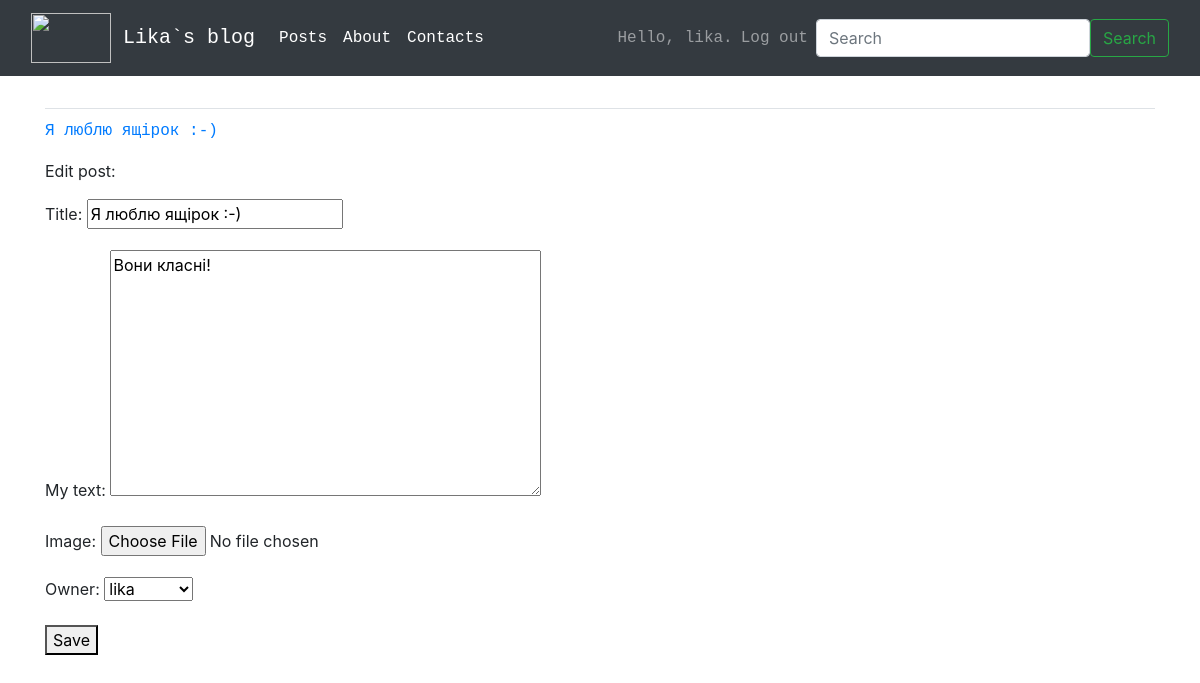
The app's page /edit_post/10/ (signed in) with its own data.
### blogs/models.py (models this page shows)
class BlogPost(models.Model):
    title = models.CharField(max_length=200, db_index=True)
    text = models.TextField()
    image = models.ImageField(upload_to='images/%Y/%m/%d/', blank=True)
    date_added = models.DateTimeField(auto_now_add=True)
    owner = models.ForeignKey(User, on_delete=models.CASCADE) #on_delete=, blank=True, null=True
    def __str__(self):
        return self.title

### blogs/views.py (the view)
# urls.py: path('edit_post/<int:post_id>/', views.edit_post, name='edit_post'),
@login_required
def edit_post(request, post_id):
    post = BlogPost.objects.get(id=post_id)
    if post.owner != request.user:
        raise Http404
    if request.method != 'POST':
        form = PostForm(instance=post)
    else:
        form = PostForm(instance=post, data=request.POST)
        if form.is_valid():
            form.save()
            return redirect('blogs:post', post_id=post.id)
    context = {'post': post, 'form': form}
    return render(request, 'blogs/edit_post.html', context)

### blogs/forms.py
class PostForm(forms.ModelForm):
    class Meta:
        model = BlogPost
        fields = ['title', 'text', 'image','owner']
        labels = {'title': 'Title', 'text': 'My text'}

### blogs/templates/blogs/edit_post.html (shortened to what this page needs)
{% extends "blogs/base.html" %}
{% block content %}
  <p><a href="{% url 'blogs:post' post.id %}">{{ post }}</a></p>
  <p>Edit post: </p>
  <form action = "{% url 'blogs:edit_post' post.id %}" method='post'>
      {{ form.as_p }}
      <button name="submit">Save</button>
  </form>
{% endblock content %}

### blogs/templates/blogs/base.html (shortened to what this page needs)
{% load bootstrap4 %}
<!doctype html>
<html lang="en">
  <head>
    {% bootstrap_css %}
  </head>
  <body>
    <nav class="navbar navbar-expand-md navbar-dark bg-dark mb-4">
      <div class="container-fluid">
        <a class="navbar-brand" href="{% url 'blogs:index' %}">
          <img src="https://c.tenor.com/0tBle4PB_hcAAAAC/sailor-moon-mad.gif" alt="" width="80" height="50"> Lika`s blog </a>
        <div class="collapse navbar-collapse" id="navbarCollapse">
          <ul class="navbar-nav me-auto mb-2 mb-md-0">
            <li class="nav-item">
              <a class="nav-link active" aria-current="page" href="{% url 'blogs:posts' %}">Posts</a>
            </li>
            <li class="nav-item">
              <a class="nav-link active" aria-current="page">About</a>
            </li>
            <li class="nav-item">
              <a class="nav-link active" aria-current="page">Contacts</a>
            </li>
          </ul>
          <ul class="navbar-nav ml-auto">
            {% if user.is_authenticated %}
              <li class="nav-item">
                <span class="navbar-text"}>Hello, {{ user.username }}.</span>
              </li>
              <li class="nav-item">
                <a class="nav-link" href="{% url 'users:logout' %}">Log out</a>
              </li>
            {% else %}
            <li class="nav-item">
              <a class="btn btn-dark" href="{% url 'users:register' %}" role="button" target="_blank">Register</a>
            </li>
            <li class="nav-item">
              <a class="nav-link" href="{% url 'users:login' %}">Log in</a></li>
            {% endif%}
          </ul>
          <form class="d-flex" role="search" action="{% url 'blogs:posts' %}">
            <input class="form-control me-2" type="search" placeholder="Search" aria-label="Search" name="search">
            <button class="btn btn-outline-success" type="submit">Search</button>
          </form>
        </div>
      </nav>
      <main role="main" class="container">
        <div class="pb-2 mb-2 border-bottom">
        </div>
        <div>
          {% block content %}{% endblock content %}
        </div>
      </main>
</body>
</html>

### blogs/templates/blogs/base.html (style rules this page uses)
ul li { font-family: Courier New, monospace; }
a { font-family: OCR A Std, monospace; }

### records on screen
BlogPost: title "Я люблю ящірок :-)", text "Вони класні!", owner "lika"

### other values on screen
{{ user.username }} "lika"
